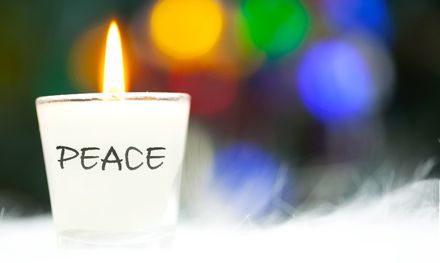
#> input picture peace.jpg, 440 x 263 px
$ python unsharp_mask.py
#> lines starting #> are read from the running program, lines starting #| are printed output that depends on the picture
import cv2
import numpy as np
from matplotlib import pyplot as plt

image = cv2.imread("peace.jpg", cv2.COLOR_BGR2GRAY)
#> image is the input picture: shape (263, 440, 3); mean B, G, R 138.6, 146.6, 144.5
cv2.imshow("Input", image)
gauss_mask = cv2.GaussianBlur(image, (9, 9), 10.0)
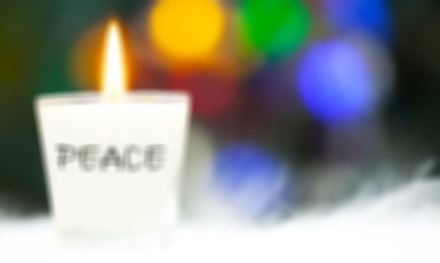
#> gauss_mask: shape (263, 440, 3); mean B, G, R 138.6, 146.6, 144.5
image_sharp = cv2.addWeighted(image, 2, gauss_mask, -1, 0)
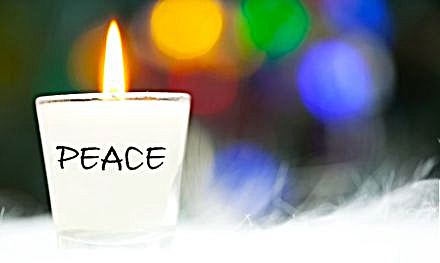
#> image_sharp: shape (263, 440, 3); mean B, G, R 138.2, 145.8, 143.8
# equivalent expr
#image = (image*1.5) - (gauss_mask*0.5)     # may produce artifact due to lack of saturation maths
cv2.imshow("Output : Sharpen", image_sharp)
#High pass Kernel 3x3
kernel = np.array([[-1, -1, -1],
                   [-1,  8, -1],
                   [-1, -1, -1]])
#High Pass Kernel 5x5
'''kernel = np.array([[-1, -1, -1, -1, -1],
                   [-1,  1,  2,  1, -1],
                   [-1,  2,  4,  2, -1],
                   [-1,  1,  2,  1, -1],
                   [-1, -1, -1, -1, -1]])'''

# Note
# High Pass Filters can also be obtained by subtracting a low pass filtered image
# from original image
# Using a LPF like Gaussian Filter
# image_hpf = image - gauss_mask

image_hpf = cv2.filter2D(image, -1, kernel)
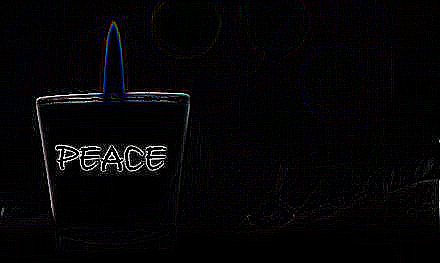
#> image_hpf: shape (263, 440, 3); mean B, G, R 5.9, 5.1, 5.2
cv2.imshow("Output : High Pass Filter", image_hpf)
cv2.waitKey(0)

$ run again, with apple.jpg copied over peace.jpg
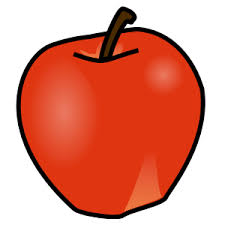
#> input picture apple.jpg, 225 x 225 px
#> image is the input picture: shape (225, 225, 3); mean B, G, R 124, 141.5, 222.2
#> `gauss_mask = cv2.GaussianBlur(image, (9, 9), 10.0)`:
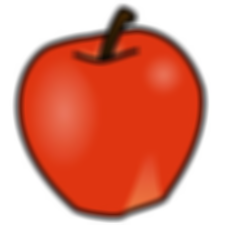
#> gauss_mask: shape (225, 225, 3); mean B, G, R 124, 141.5, 222.2
#> `image_hpf = cv2.filter2D(image, -1, kernel)`:
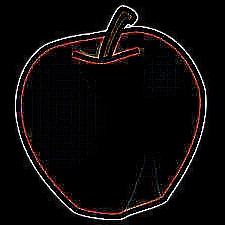
#> image_hpf: shape (225, 225, 3); mean B, G, R 8.9, 8.8, 12
